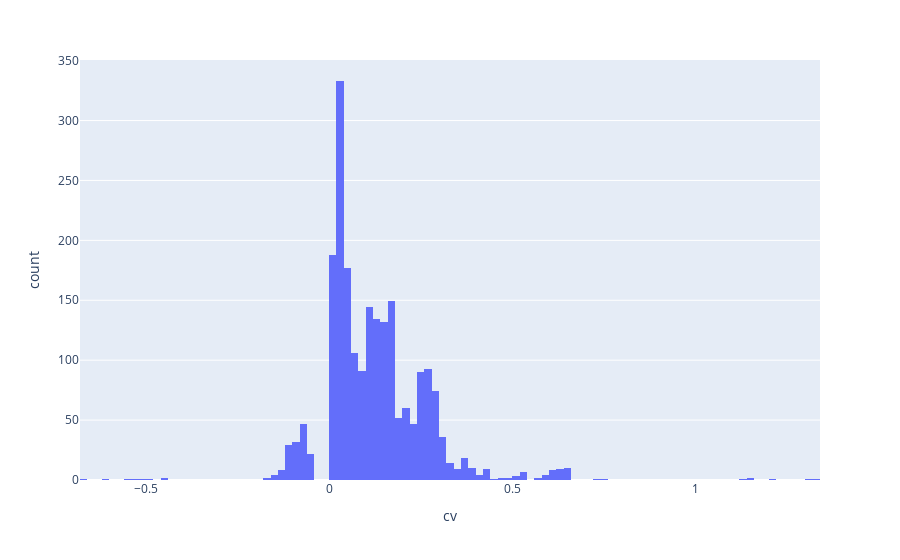

Notebook cell for this chart:
### Code cell
px.histogram(dcv,x="cv")

### Figure 1 — Plotly figure (JSON) as saved in the notebook; plotly's stock layout.template omitted (floating-point values rounded to 4 significant figures; data arrays with more than 128 entries replaced by an {"elided": "..."} marker saying what was removed)
{"data": [{"bingroup": "x", "hovertemplate": "cv=%{x}<br>count=%{y}<extra></extra>", "legendgroup": "", "marker": {"color": "#636efa", "pattern": {"shape": ""}}, "name": "", "orientation": "v", "showlegend": false, "type": "histogram", "x": {"elided": "2183 float values"}, "xaxis": "x", "yaxis": "y"}], "layout": {"barmode": "relative", "legend": {"tracegroupgap": 0}, "margin": {"t": 60}, "xaxis": {"anchor": "y", "domain": [0, 1], "title": {"text": "cv"}}, "yaxis": {"anchor": "x", "domain": [0, 1], "title": {"text": "count"}}}}
